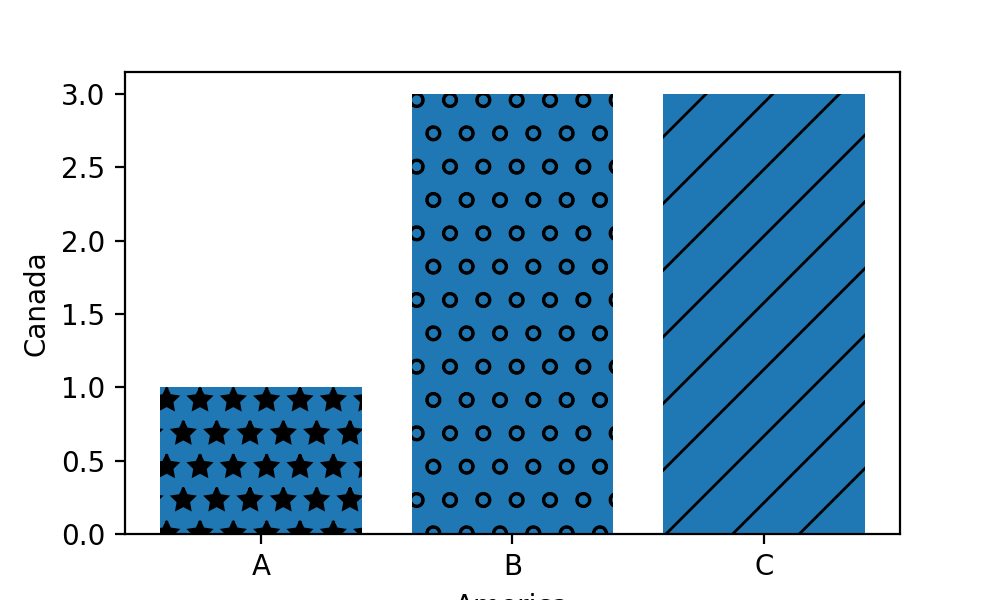

Write Python code to recreate this figure.
import matplotlib.pyplot as plt
# good to know
labels = ['A','B','C']
values = [1,3,3,]
plt.figure(figsize=(5,3),dpi=200)
bar = plt.bar(labels,values)
# bar[0].set_hatch('/')
patterns = ['/','o','*']
for ba in bar:
    ba.set_hatch(patterns.pop())
plt.xlabel("America")
plt.ylabel("Canada")
plt.savefig("bar.png")
plt.show()